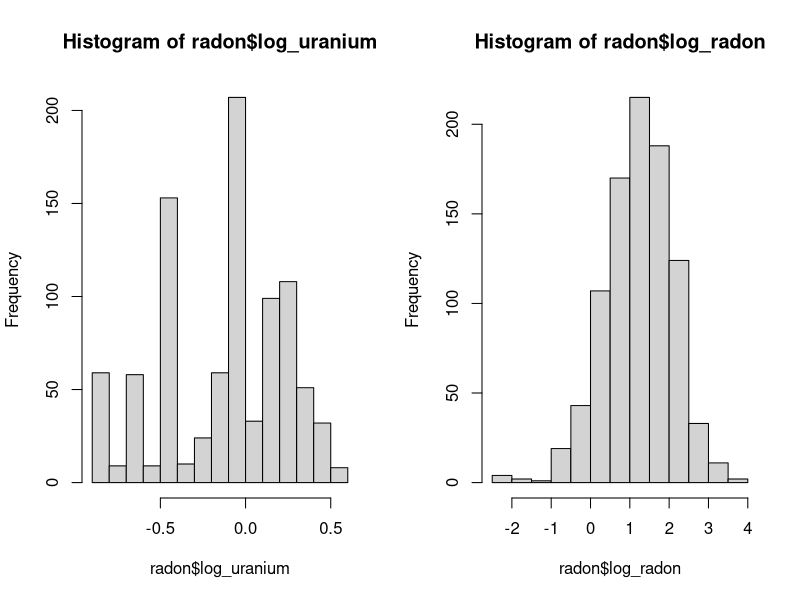

The R source for this figure:
## ---- chunk 1
knitr::opts_chunk$set(echo = TRUE)
## ---- chunk 2
radon <- read.csv("../donnees/radon.csv")
head(radon)
## ---- chunk 3
radon$county_no <- as.integer(radon$county)
head(radon)
## ---- chunk 4
library(dplyr)
comtes <- distinct(radon, county_no, log_uranium) %>%
    arrange(county_no)
head(comtes)
## ---- chunk 5
par(mfrow = c(1, 2))
hist(radon$log_uranium)
hist(radon$log_radon)
